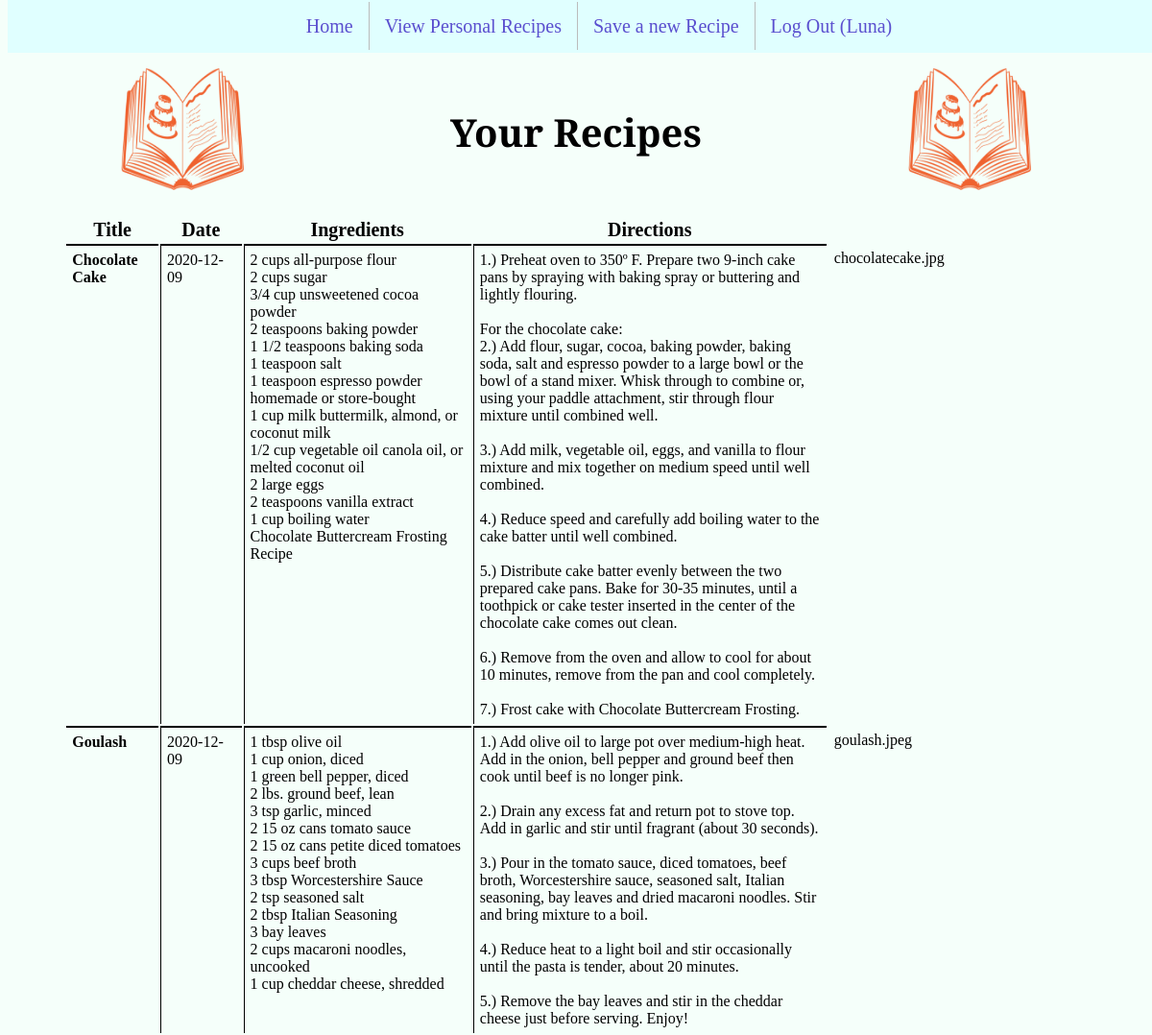
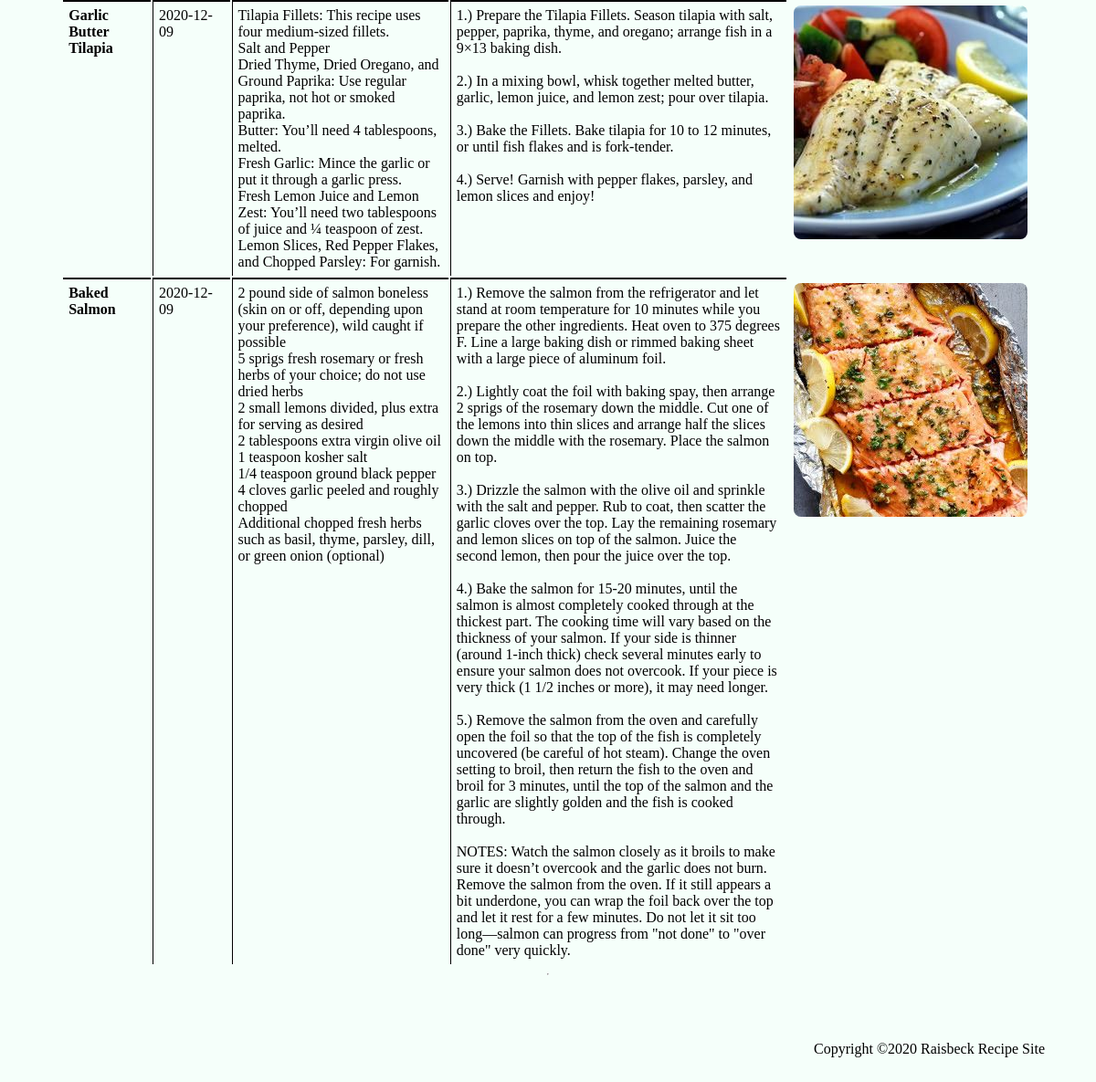
Screenshot of /viewprofile.php (signed in) with the database file from the repository (2 pictures, top to bottom).
### tables this page shows
CREATE TABLE `recipeList` (
  `id` int NOT NULL AUTO_INCREMENT,
  `user_id` int NOT NULL,
  `title` varchar(150) DEFAULT NULL,
  `date` datetime DEFAULT NULL,
  `ingredients` varchar(8000) DEFAULT NULL,
  `directions` varchar(8000) DEFAULT NULL,
  `dishPicture` varchar(150) DEFAULT NULL,
  PRIMARY KEY (`id`),
  KEY `user_id` (`user_id`),
  CONSTRAINT `recipeList_ibfk_1` FOREIGN KEY (`user_id`) REFERENCES `recipeUser` (`userid`) ON DELETE CASCADE ON UPDATE CASCADE
);

### viewprofile.php (the view, shortened to what this page needs)
<?php
    require_once('header.php');
    require_once('navmenu.php');
    echo '<table border="0" cellpadding="2">';
    $cur_page = isset($_GET['page']) ? $_GET['page'] : 1;
    $results_per_page = 5;
    $skip = (($cur_page - 1) * $results_per_page);
    $dbc = mysqli_connect(DB_HOST, DB_USER, DB_PASSWORD, DB_NAME)
            or die('Error connecting to MySQL server.');
    if (!isset($_GET['userid'])) {
        $query = "SELECT * FROM recipeList WHERE user_id = '" .
                $_SESSION['userid'] . "'ORDER BY date DESC";
    }
    else {
        $query = "SELECT * FROM recipeList WHERE user_id = '" .
                $_GET['userid'] . "' ORDER BY date DESC";
    }
    $query = $query . " LIMIT $skip, $results_per_page";
    $result = mysqli_query($dbc, $query);
    echo '<table class="results">';
    echo '<tr><th>Title</th>
            <th>Date</th>
            <th>Ingredients</th>
            <th>Directions</th>
            <th></th></tr>';
    while ($row = mysqli_fetch_array($result)) {
        echo '<tr>';
        echo '<td style="font-weight:bold" valign="top" width="10%">' . $row['title'] . '</td>';
        echo '<td valign="top" width="10%">' . substr($row['date'], 0, 10) . '</td>';
        echo '<td valign="top" width="30%">' . preg_replace("/\r\n/", "<br />", $row['ingredients']) . '</td>';
        echo '<td valign="top" width="50%">' . preg_replace("/\r\n/", "<br />", $row['directions']) . '</td>';
        if (is_file(RECIPE_UPLOADPATH . $row['dishPicture'])
                && filesize(RECIPE_UPLOADPATH . $row['dishPicture']) > 0) {
            echo '<td valign="top"><img src="' . RECIPE_UPLOADPATH . $row['dishPicture'] . '"
                    alt="Dish image" /></td></tr>';
        }
        else {
            echo '<td valign="top" width="20%">' . $row['dishPicture'] . '</td>';
        }
        echo '</tr>';
    }
    echo '</table>';
    require_once('footer.php');
?>

### proj4style.css (style rules this page uses)
th { font-size: 20px; }
td { padding: 6px; border-left: 1px solid black; border-top: 2px solid black; }
td:last-child { border-top: none; }
td:first-child, td:last-child { border-left: none; }
html,body { height: 100%; background-color: #f5fffa; margin-top: 20px; }
body { display: flex; flex-direction: column; }
img { width: 256px; height: 256px; border-radius: 8px; }
.results { padding-left: 5%; padding-right: 5%; }

### rows the page displays
recipelist: title "Chocolate Cake", date "2020-12-09", ingredients "2 cups all-purpose flour 2 cups sugar 3/4 cup unsweetened cocoa powder 2 teaspoons baking powder 1 1/2 teaspoons baking soda 1 teaspoon salt 1 teaspoon espresso powder homemade or store-bought 1 cup milk buttermilk, almond, or coconut milk 1/2 cup vegetable oil canola oil, or melted coconut oil 2 large eggs 2 teaspoons vanilla extract 1 cup boiling water Chocolate Buttercream Frosting Recipe", directions "1.) Preheat oven to 350º F. Prepare two 9-inch cake pans by spraying with baking spray or buttering and lightly flouring. For the chocolate cake: 2.) Add flour, sugar, cocoa, baking powder, baking soda, salt and espresso powder to a large bowl or the bowl of a stand mixer. Whisk through to combine or, using your paddle attachment, stir through flour mixture until combined well. 3.) Add milk, vegetable oil, eggs, and vanilla to flour mixture and mix together on medium speed until well combined. 4.) Reduce speed and carefully add boiling water to the cake batter until well combined. 5.) Distribute cake batter evenly between the two prepared cake pans. Bake for 30-35 minutes, until a toothpick…", dishPicture "chocolatecake.jpg"
recipelist: title "Goulash", date "2020-12-09", ingredients "1 tbsp olive oil 1 cup onion, diced 1 green bell pepper, diced 2 lbs. ground beef, lean 3 tsp garlic, minced 2 15 oz cans tomato sauce 2 15 oz cans petite diced tomatoes 3 cups beef broth 3 tbsp Worcestershire Sauce 2 tsp seasoned salt 2 tbsp Italian Seasoning 3 bay leaves 2 cups macaroni noodles, uncooked 1 cup cheddar cheese, shredded", directions "1.) Add olive oil to large pot over medium-high heat. Add in the onion, bell pepper and ground beef then cook until beef is no longer pink. 2.) Drain any excess fat and return pot to stove top. Add in garlic and stir until fragrant (about 30 seconds). 3.) Pour in the tomato sauce, diced tomatoes, beef broth, Worcestershire sauce, seasoned salt, Italian seasoning, bay leaves and dried macaroni noodles. Stir and bring mixture to a boil. 4.) Reduce heat to a light boil and stir occasionally until the pasta is tender, about 20 minutes. 5.) Remove the bay leaves and stir in the cheddar cheese just before serving. Enjoy!", dishPicture "goulash.jpeg"
recipelist: title "Garlic Butter Tilapia", date "2020-12-09", ingredients "Tilapia Fillets: This recipe uses four medium-sized fillets. Salt and Pepper Dried Thyme, Dried Oregano, and Ground Paprika: Use regular paprika, not hot or smoked paprika. Butter: You’ll need 4 tablespoons, melted. Fresh Garlic: Mince the garlic or put it through a garlic press. Fresh Lemon Juice and Lemon Zest: You’ll need two tablespoons of juice and ¼ teaspoon of zest. Lemon Slices, Red Pepper Flakes, and Chopped Parsley: For garnish.", directions "1.) Prepare the Tilapia Fillets. Season tilapia with salt, pepper, paprika, thyme, and oregano; arrange fish in a 9×13 baking dish. 2.) In a mixing bowl, whisk together melted butter, garlic, lemon juice, and lemon zest; pour over tilapia. 3.) Bake the Fillets. Bake tilapia for 10 to 12 minutes, or until fish flakes and is fork-tender. 4.) Serve! Garnish with pepper flakes, parsley, and lemon slices and enjoy!", dishPicture (picture)
recipelist: title "Baked Salmon", date "2020-12-09", ingredients "2 pound side of salmon boneless (skin on or off, depending upon your preference), wild caught if possible 5 sprigs fresh rosemary or fresh herbs of your choice; do not use dried herbs 2 small lemons divided, plus extra for serving as desired 2 tablespoons extra virgin olive oil 1 teaspoon kosher salt 1/4 teaspoon ground black pepper 4 cloves garlic peeled and roughly chopped Additional chopped fresh herbs such as basil, thyme, parsley, dill, or green onion (optional)", directions "1.) Remove the salmon from the refrigerator and let stand at room temperature for 10 minutes while you prepare the other ingredients. Heat oven to 375 degrees F. Line a large baking dish or rimmed baking sheet with a large piece of aluminum foil. 2.) Lightly coat the foil with baking spay, then arrange 2 sprigs of the rosemary down the middle. Cut one of the lemons into thin slices and arrange half the slices down the middle with the rosemary. Place the salmon on top. 3.) Drizzle the salmon with the olive oil and sprinkle with the salt and pepper. Rub to coat, then scatter the garlic cloves over the top. Lay the remaining rosemary and lemon slices on top of the salmon. Juice the second…", dishPicture (picture)

### other values shown
$page_title "Your Recipes"
$_SESSION['username'] "Luna"
